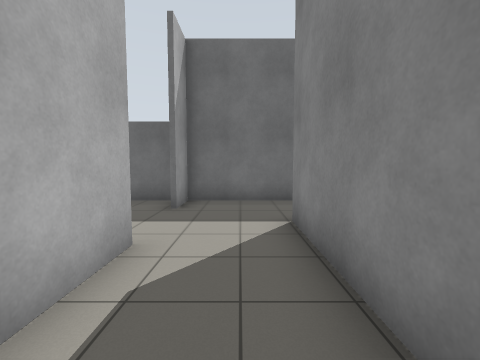
View 1 (above)

19 first-person views from a walk through a world built for the Gazebo simulator. The camera is 1.2 m above the floor, tilts 4° down and sees 90° across. The floor is counted in squares, 1 m on a side. Each view is taken from the middle of a square. On the plan, view 1 faces up. The plan holds only what a view shows up to about 11 squares ahead; the rest is blank.

View 2
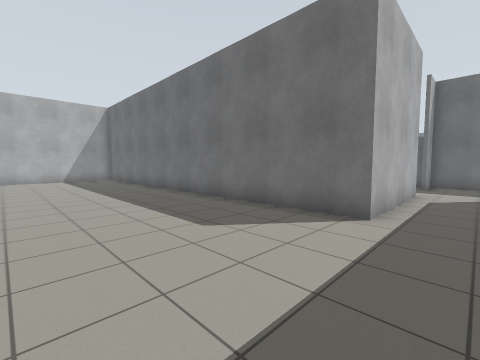

View 3
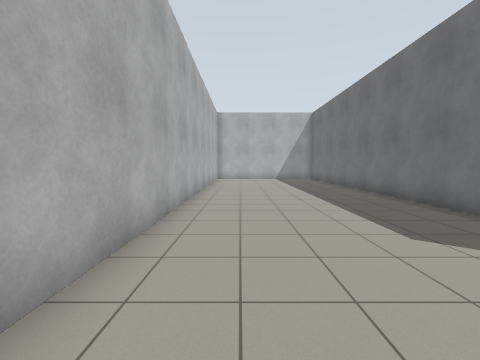

View 4
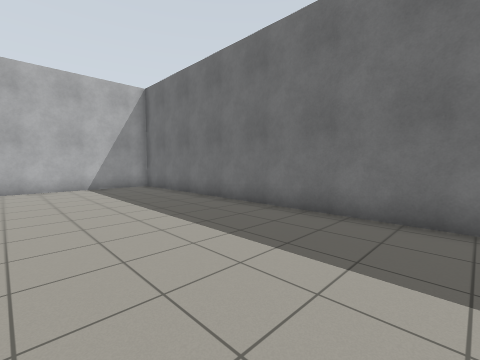

View 5
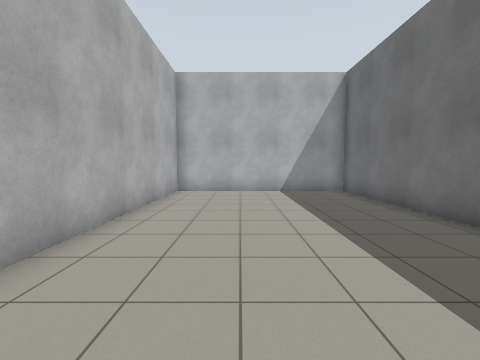

View 6
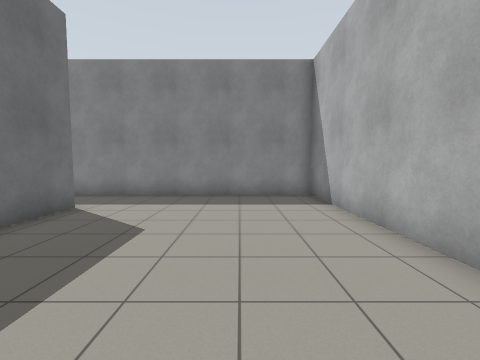

View 7
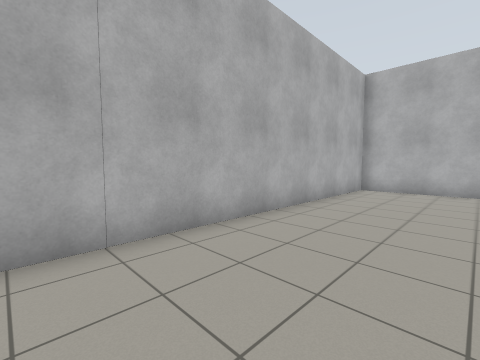

View 8
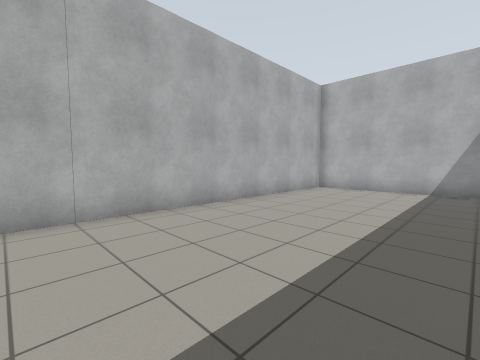

View 9
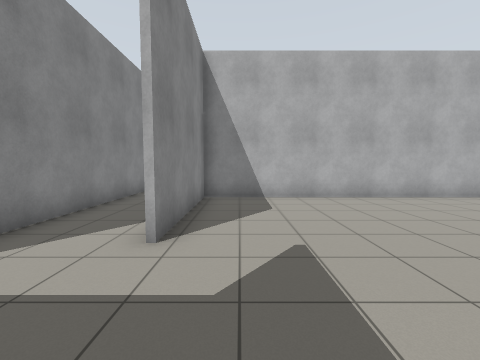

View 10
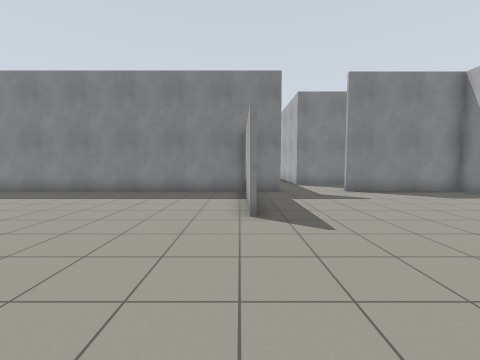

View 11
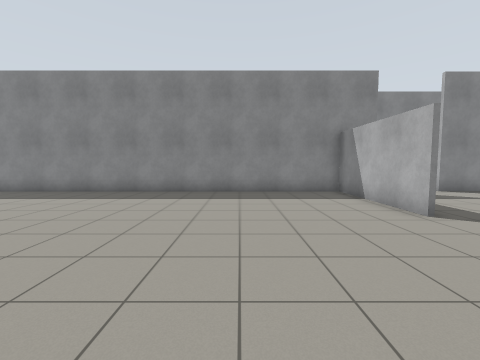

View 12
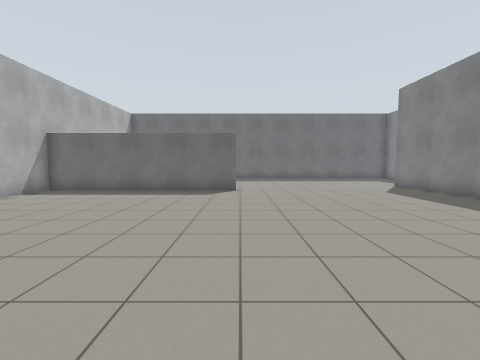

View 13
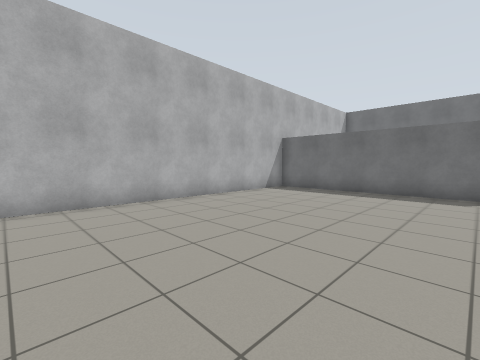

View 14
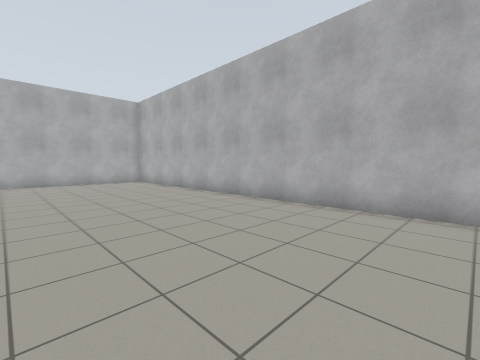

View 15
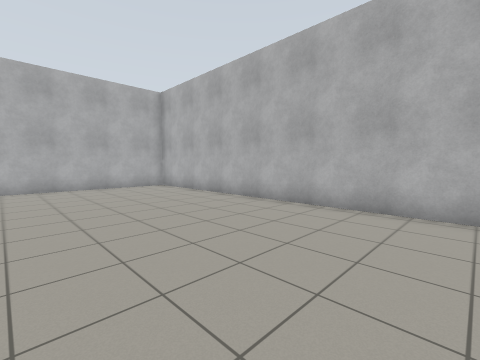

View 16
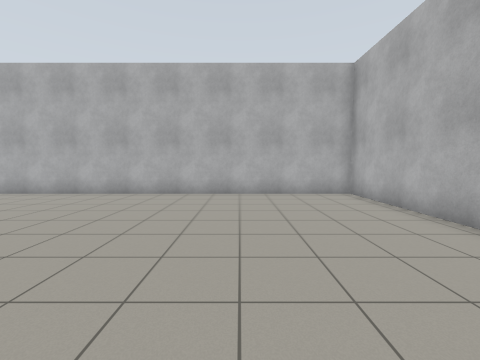

View 17
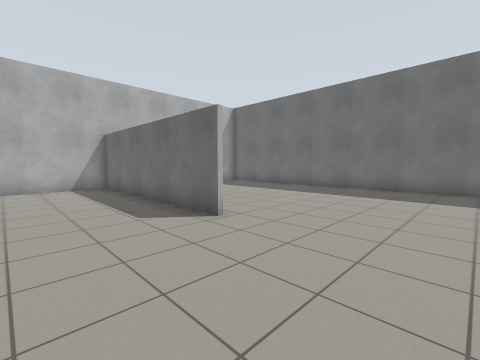

View 18
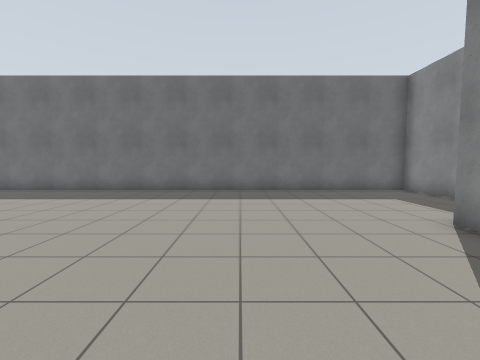

View 19
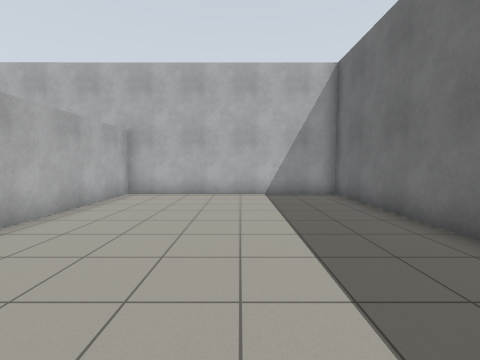

### Floor plan
Points are (right, up) in squares from view 1. A wall is a line through its corners. A room is listed if a view was taken in it or the views show most of it. See-through windows are left out.
Room 1 (views 1, 2, 3, 4, 5, 6, 7, 8)
walls: (-1.6, 3.5) (-1.6, -1.5) (-18.4, -1.5); (-18.3, -2) (-18.3, -8.7) (1.1, -8.7) (1.1, 3.5)
ways out: opening at (-0.5, 3) to room 2
Room 2 (views 9, 10, 11, 12, 13, 14, 15, 16, 17, 18, 19)
walls: (-6.8, 7.8) (-1.6, 7.8) (-1.6, 6.2); (-10.1, 22.5) (-18.4, 22.5) (-18.3, -2); (-2.1, 7.6) (-3.5, 7.6); (-1.8, 7.8) (-1.8, 24.7); (-1.8, 6.2) (-1.8, 7.4); (1.8, 7.6) (-1.6, 7.6); (1.1, 3.5) (1.1, 5); (1.3, 28.1) (1.3, 30.7) (-18.4, 30.7) (-18.4, 22.6) (-13.2, 22.6); (-18.4, -1.4) (-1.8, -1.4) (-1.8, 3.5)
ways out: opening at (-0.5, 3) to room 1

Positions as (right, up) in squares from view 1, and headings:
1: (0, 0), facing up
2: (0, -7), facing up-left
3: (0, -7), facing left
4: (-6, -7), facing up-left
5: (-8, -6), facing left
6: (-8, -6), facing right
7: (-7, -5), facing down-left
8: (-7, -3), facing down-left
9: (-3, 7), facing down
10: (-12, 8), facing right
11: (-12, 12), facing right
12: (-10, 12), facing up
13: (-11, 12), facing up-left
14: (-12, 14), facing down-left
15: (-12, 11), facing down-left
16: (-14, 8), facing down
17: (-6, 19), facing up-left
18: (-6, 20), facing up
19: (-9, 27), facing left
